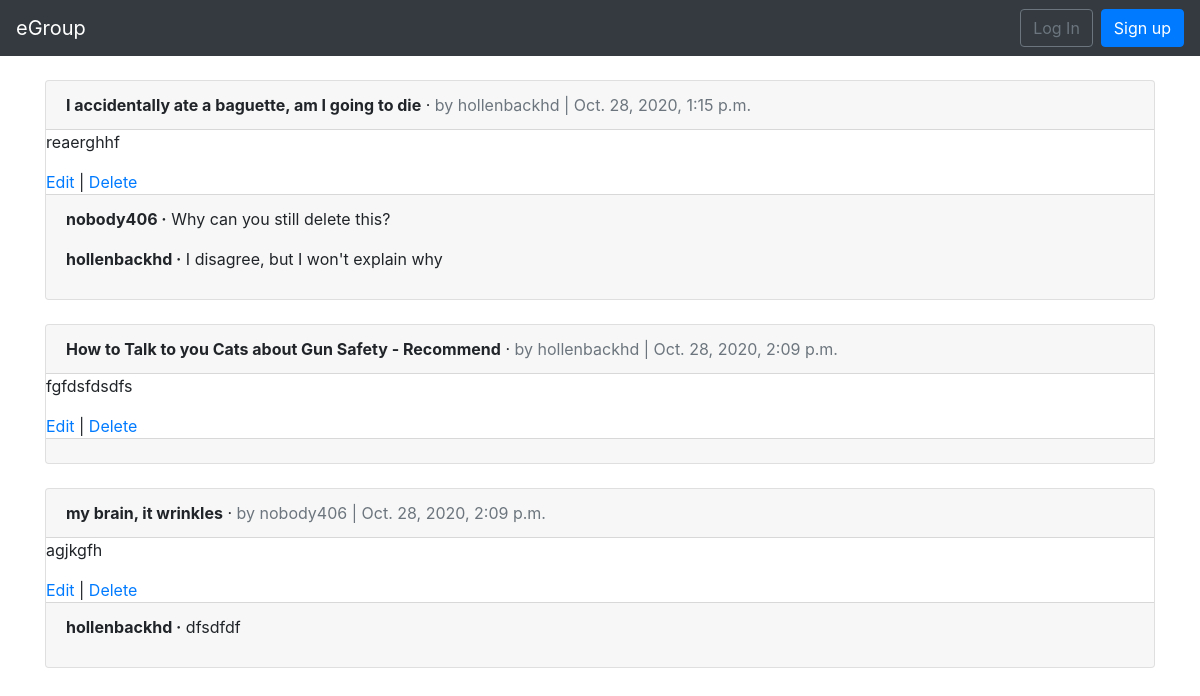
/allgroups/, run on the app's committed database.
### allgroups/models.py (models this page shows, shortened)
class Allgroups(models.Model):
    title = models.CharField(max_length=255)
    body = models.TextField()
    date = models.DateTimeField(auto_now_add=True)
    author = models.ForeignKey(
        get_user_model(),
        on_delete=models.CASCADE,
        )

class Comment(models.Model):
    allgroups = models.ForeignKey(
        Allgroups,
        on_delete=models.CASCADE,
        related_name = 'comments',
        )
    comment = models.CharField(max_length=140)
    author = models.ForeignKey(
        get_user_model(),
        on_delete=models.CASCADE,
        )
    def __str__(self):
        return self.comment

### users/models.py (models this page shows)
class CustomUser(AbstractUser):
    age = models.PositiveIntegerField(null=True, blank=True)

### allgroups/views.py (the view)
# urls.py: path('', AllgroupsListView.as_view(), name='allgroups_list'),
class AllgroupsListView(ListView):
    model = Allgroups
    template_name = 'allgroups_list.html'

### templates/allgroups_list.html (shortened to what this page needs)
{% extends 'base.html' %}
{% block content %}
{% for allgroups in object_list %}
<div class="card">
<div class="card-header">
<span class="font-weight-bold">{{ allgroups.title }}</span> &middot;
<span class="text-muted">by {{ allgroups.author }} |
{{ allgroups.date }}</span>
</div>
<div class="card=body">
<p>{{ allgroups.body }}</p>
<a href="{% url 'allgroups_edit' allgroups.pk %}">Edit</a> |
<a href="{% url 'allgroups_delete' allgroups.pk %}">Delete</a>
</div>
<div class="card-footer">
{% for comment in allgroups.comments.all %}
<p>
<span class="font-weight-bold">{{ comment.author }} &middot;</span>
{{ comment }}
</p>
{% endfor %}
</div>
</div>
<br />
{% endfor %}
{% endblock content %}

### data on the page
Allgroups: title "I accidentally ate a baguette, am I going to die", author "hollenbackhd", date "Oct. 28, 2020, 1:15 p.m.", body "reaerghhf"
Comment: author "nobody406", comment "Why can you still delete this?"
Comment: author "hollenbackhd", comment "I disagree, but I won't explain why"
Allgroups: title "How to Talk to you Cats about Gun Safety - Recommend", author "hollenbackhd", date "Oct. 28, 2020, 2:09 p.m.", body "fgfdsfdsdfs"
Allgroups: title "my brain, it wrinkles", author "nobody406", date "Oct. 28, 2020, 2:09 p.m.", body "agjkgfh"
Comment: author "hollenbackhd", comment "dfsdfdf"
